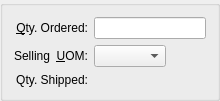
      <widget class="QGroupBox" name="_invGroup">
       <property name="title">
        <string/>
       </property>
       <layout class="QGridLayout">
        <item row="0" column="0">
         <layout class="QVBoxLayout">
          <item>
           <layout class="QGridLayout">
            <item row="0" column="0">
             <widget class="QLabel" name="_qtyOrderedLit">
              <property name="minimumSize">
               <size>
                <width>0</width>
                <height>0</height>
               </size>
              </property>
              <property name="text">
               <string>&amp;Qty. Ordered:</string>
              </property>
              <property name="alignment">
               <set>Qt::AlignRight|Qt::AlignTrailing|Qt::AlignVCenter</set>
              </property>
              <property name="buddy">
               <cstring>_qtyOrdered</cstring>
              </property>
             </widget>
            </item>
            <item row="0" column="1">
             <widget class="XLineEdit" name="_qtyOrdered">
              <property name="focusPolicy">
               <enum>Qt::StrongFocus</enum>
              </property>
              <property name="alignment">
               <set>Qt::AlignRight</set>
              </property>
             </widget>
            </item>
            <item row="1" column="0">
             <widget class="QLabel" name="_priceUOMLit_2">
              <property name="text">
               <string>Selling  &amp;UOM:</string>
              </property>
              <property name="alignment">
               <set>Qt::AlignRight|Qt::AlignTrailing|Qt::AlignVCenter</set>
              </property>
              <property name="margin">
               <number>5</number>
              </property>
              <property name="buddy">
               <cstring>_qtyUOM</cstring>
              </property>
             </widget>
            </item>
            <item row="1" column="1">
             <layout class="QHBoxLayout">
              <item>
               <widget class="XComboBox" name="_qtyUOM">
                <property name="focusPolicy">
                 <enum>Qt::ClickFocus</enum>
                </property>
               </widget>
              </item>
              <item>
               <spacer>
                <property name="orientation">
                 <enum>Qt::Horizontal</enum>
                </property>
                <property name="sizeHint" stdset="0">
                 <size>
                  <width>40</width>
                  <height>20</height>
                 </size>
                </property>
               </spacer>
              </item>
             </layout>
            </item>
            <item row="2" column="0">
             <widget class="QLabel" name="_shippedToDateLit">
              <property name="enabled">
               <bool>true</bool>
              </property>
              <property name="text">
               <string>Qty. Shipped:</string>
              </property>
              <property name="alignment">
               <set>Qt::AlignRight|Qt::AlignTrailing|Qt::AlignVCenter</set>
              </property>
             </widget>
            </item>
            <item row="2" column="1">
             <widget class="XLabel" name="_shippedToDate">
              <property name="enabled">
               <bool>true</bool>
              </property>
              <property name="sizePolicy">
               <sizepolicy hsizetype="Preferred" vsizetype="Fixed">
                <horstretch>0</horstretch>
                <verstretch>0</verstretch>
               </sizepolicy>
              </property>
              <property name="alignment">
               <set>Qt::AlignRight|Qt::AlignTrailing|Qt::AlignVCenter</set>
              </property>
             </widget>
            </item>
           </layout>
          </item>
          <item>
           <spacer>
            <property name="orientation">
             <enum>Qt::Vertical</enum>
            </property>
            <property name="sizeHint" stdset="0">
             <size>
              <width>20</width>
              <height>0</height>
             </size>
            </property>
           </spacer>
          </item>
         </layout>
        </item>
       </layout>
      </widget>
